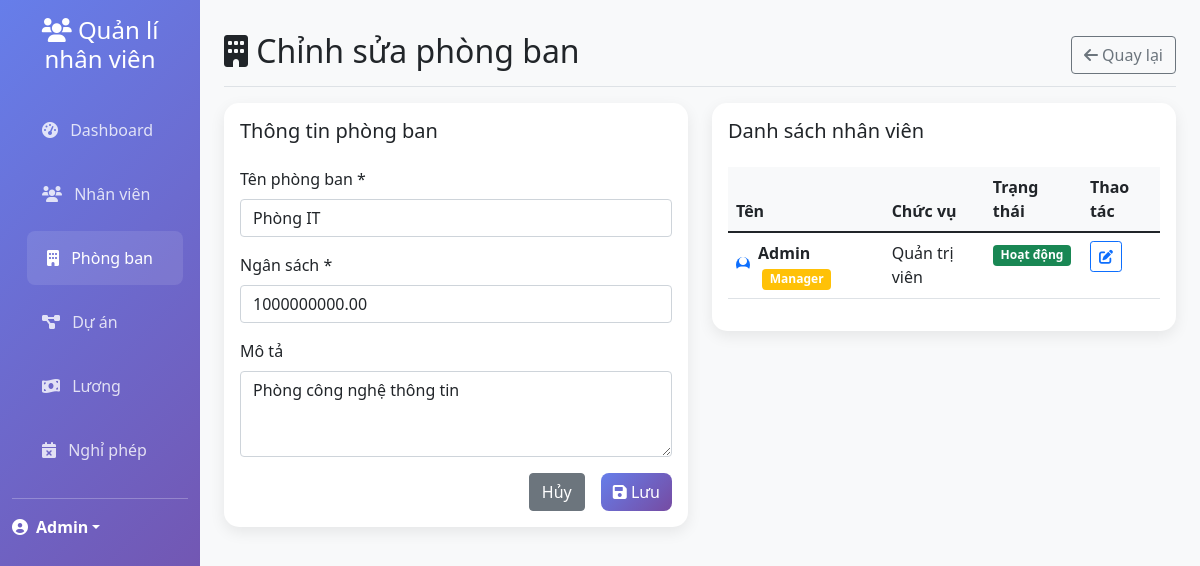
Page /departments.php?action=edit&id=dept1 (signed in) on the committed database.
### tables this page shows
CREATE TABLE Department (
    Id CHAR(50) PRIMARY KEY,
    Name VARCHAR(255),
    Budget DECIMAL(15,2),
    Description VARCHAR(255)
);

CREATE TABLE User (
    Id CHAR(50) PRIMARY KEY,
    Name VARCHAR(255),
    Email VARCHAR(255),
    Phone VARCHAR(255),
    Position VARCHAR(255),
    DateIn DATETIME,
    Status INT,
    DepartmentId CHAR(50),
    Role INT,
    CreatedAt DATETIME,
    Password VARCHAR(255),
    BirthDay DATE,
    isManager TINYINT(1) DEFAULT 0,
    
    FOREIGN KEY (DepartmentId) REFERENCES Department(Id)
);

### controllers/DepartmentController.php (called while the page is built, shortened)
<?php
require_once 'config/database.php';
require_once 'models/Department.php';
require_once 'models/User.php';
class DepartmentController {
    private $db;
    private $department;
    public function __construct() {
        $database = new Database();
        $this->db = $database->getConnection();
        $this->department = new Department($this->db);
    }
    public function edit($id) {
        $department = $this->department->readOne($id);
        $user = new User($this->db);
        $stmt = $user->searchAndFilter('', $id, 0, 1000);
        $employees = $stmt->fetchAll(PDO::FETCH_ASSOC);
        include 'views/departments/edit.php';
    }
}
?>

### config/database.php (called while the page is built, shortened)
<?php
class Database {
    private $host = 'localhost';
    private $db_name = 'qlnv';
    private $username = 'root';
    private $password = '';
    public function getConnection() {
        $this->conn = null;
        try {
            $this->conn = new PDO("mysql:host=" . $this->host . ";dbname=" . $this->db_name, $this->username, $this->password);
            $this->conn->exec("set names utf8");
            $this->conn->setAttribute(PDO::ATTR_ERRMODE, PDO::ERRMODE_EXCEPTION);
        } catch(PDOException $exception) {
            echo "Connection error: " . $exception->getMessage();
        }
        return $this->conn;
    }
}
?>

### models/Department.php (called while the page is built, shortened)
<?php
require_once 'config/database.php';
class Department {
    private $conn;
    private $table_name = "Department";
    public function __construct($db) {
        $this->conn = $db;
    }
    public function readOne($id) {
        $query = "SELECT * FROM " . $this->table_name . " WHERE id = ? LIMIT 0,1";
        $stmt = $this->conn->prepare($query);
        $stmt->bindParam(1, $id);
        $stmt->execute();
        return $stmt->fetch(PDO::FETCH_ASSOC);
    }
}
?>

### models/User.php (called while the page is built, shortened)
<?php
require_once 'config/database.php';
class User {
    private $conn;
    private $table_name = "User";
    public function __construct($db) {
        $this->conn = $db;
    }
    public function searchAndFilter($search = '', $departmentId = '', $offset = 0, $limit = 10) {
        $query = "SELECT u.*, d.Name as department_name FROM " . $this->table_name . " u LEFT JOIN Department d ON u.DepartmentId = d.Id WHERE 1";
        $params = [];
        if ($departmentId !== '' && $departmentId !== 'all') {
            $query .= " AND u.DepartmentId = :departmentId";
            $params[':departmentId'] = $departmentId;
        }
        $query .= " ORDER BY u.createdAt DESC LIMIT :offset, :limit";
        $stmt = $this->conn->prepare($query);
        foreach ($params as $key => $value) {
            $stmt->bindValue($key, $value);
        }
        $stmt->bindValue(':offset', (int)$offset, PDO::PARAM_INT);
        $stmt->bindValue(':limit', (int)$limit, PDO::PARAM_INT);
        $stmt->execute();
        return $stmt;
    }
}
?>

### views/departments/edit.php (the view, shortened to what this page needs)
<?php include 'views/layouts/header.php'; ?>
<div class="d-flex justify-content-between flex-wrap flex-md-nowrap align-items-center pt-3 pb-2 mb-3 border-bottom">
    <h1 class="h2"><i class="fas fa-building"></i> Chỉnh sửa phòng ban</h1>
    <div class="btn-toolbar mb-2 mb-md-0">
        <a href="departments.php" class="btn btn-outline-secondary">
            <i class="fas fa-arrow-left"></i> Quay lại
        </a>
    </div>
</div>
<div class="row">
    <div class="col-md-6">
        <div class="card">
            <div class="card-body">
                <h5 class="card-title mb-4">Thông tin phòng ban</h5>
                <form method="POST">
                    <div class="mb-3">
                        <label for="name" class="form-label">Tên phòng ban *</label>
                        <input type="text" class="form-control" id="name" name="name" required value="<?php echo htmlspecialchars($department['Name']); ?>">
                    </div>
                    <div class="mb-3">
                        <label for="budget" class="form-label">Ngân sách *</label>
                        <input type="number" class="form-control" id="budget" name="budget" required value="<?php echo htmlspecialchars($department['Budget']); ?>">
                    </div>
                    <div class="mb-3">
                        <label for="description" class="form-label">Mô tả</label>
                        <textarea class="form-control" id="description" name="description" rows="3"><?php echo htmlspecialchars($department['Description']); ?></textarea>
                    </div>
                    <div class="d-grid gap-2 d-md-flex justify-content-md-end">
                        <a href="departments.php" class="btn btn-secondary me-md-2">Hủy</a>
                        <button type="submit" class="btn btn-primary">
                            <i class="fas fa-save"></i> Lưu
                        </button>
                    </div>
                </form>
            </div>
        </div>
    </div>
    <div class="col-md-6">
        <div class="card">
            <div class="card-body">
                <h5 class="card-title mb-4">Danh sách nhân viên</h5>
                <?php if(empty($employees)): ?>
                    <p class="text-muted">Chưa có nhân viên nào trong phòng ban này.</p>
                <?php else: ?>
                    <div class="table-responsive">
                        <table class="table table-hover">
                            <thead>
                                <tr>
                                    <th>Tên</th>
                                    <th>Chức vụ</th>
                                    <th>Trạng thái</th>
                                    <th>Thao tác</th>
                                </tr>
                            </thead>
                            <tbody>
                                <?php foreach($employees as $employee): ?>
                                <tr>
                                    <td>
                                        <div class="d-flex align-items-center">
                                            <div class="avatar-sm bg-primary rounded-circle d-flex align-items-center justify-content-center me-2">
                                                <i class="fas fa-user text-white"></i>
                                            </div>
                                            <div>
                                                <strong><?php echo htmlspecialchars($employee['Name']); ?></strong>
                                                <?php if($employee['isManager']): ?>
                                                    <span class="badge bg-warning ms-1">Manager</span>
                                                <?php endif; ?>
                                            </div>
                                        </div>
                                    </td>
                                    <td><?php echo htmlspecialchars($employee['Position']); ?></td>
                                    <td>
                                        <?php if($employee['Status'] == 1): ?>
                                            <span class="badge bg-success">Hoạt động</span>
                                        <?php else: ?>
                                            <span class="badge bg-danger">Không hoạt động</span>
                                        <?php endif; ?>
                                    </td>
                                    <td>
                                        <a href="users.php?action=edit&id=<?php echo $employee['Id']; ?>" class="btn btn-sm btn-outline-primary">
                                            <i class="fas fa-edit"></i>
                                        </a>
                                    </td>
                                </tr>
                                <?php endforeach; ?>
                            </tbody>
                        </table>
                    </div>
                <?php endif; ?>
            </div>
        </div>
    </div>
</div>
<?php include 'views/layouts/footer.php'; ?>

### views/layouts/header.php (style rules this page uses)
.card { border: none; border-radius: 15px; box-shadow: 0 5px 15px rgba(0,0,0,0.08); }
.btn-primary { background: linear-gradient(135deg, #667eea 0%, #764ba2 100%); border: none; border-radius: 8px; }
.table th { background: #f8f9fa; border: none; font-weight: 600; }

### rows in the picture
department: name "Phòng IT", budget "1000000000.00", description "Phòng công nghệ thông tin"
user: Name "Admin", isManager "Manager", Position "Quản trị viên", Status "Hoạt động"

### other values in the picture
$_SESSION['user_name'] "Admin"
